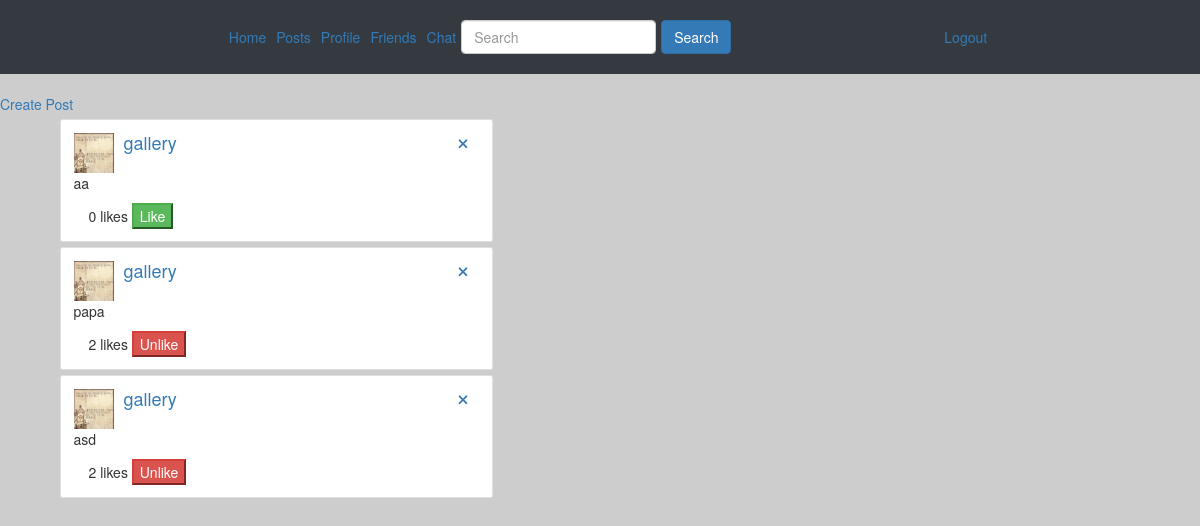
Before: /profile/gallery/posts (signed in) with the older database file.
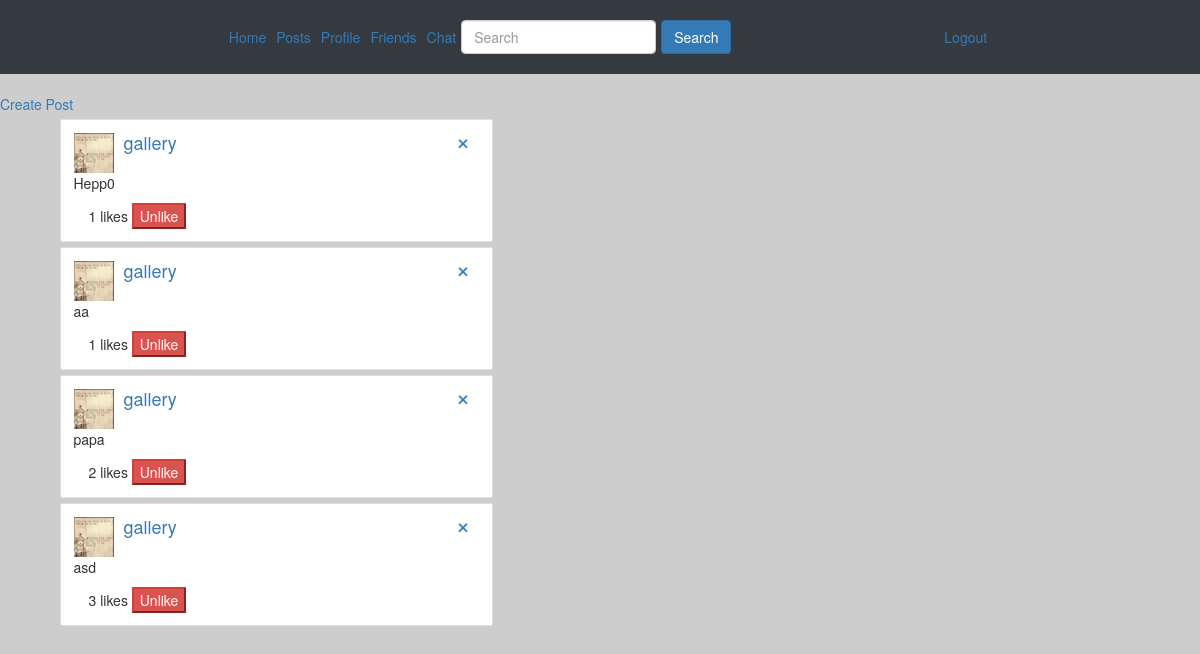
After: the same page with the newer database file.
### postfeed/models.py (models this page shows, shortened)
class Post(models.Model):
    user = models.ForeignKey(User, on_delete=models.CASCADE, related_name="post", null=True)
    body = models.TextField()
    liked = models.ManyToManyField(User, default=None, blank=True, related_name="liked")
    creation_date = models.DateTimeField(auto_now_add=True)

### profiles/models.py (models this page shows, shortened)
class UserProfile(models.Model):
    user = models.OneToOneField(User, on_delete=models.CASCADE)
    age = models.IntegerField(blank=True, null=True)
    gender = models.CharField(max_length=25, null=True, blank=True, default="")
    icon = models.ImageField(upload_to=upload_path, blank=True, null=True, default='photos/default.jpg')
    gallery = models.ImageField(upload_to=upload_path, blank=True, null=True)
    friends = models.ManyToManyField("UserProfile", blank=True)

### postfeed/views.py (the view)
# urls.py: path('profile/<username>/posts', views.posts, name='posts'),
@login_required
def posts(request, username):
    searched_user = User.objects.get(username=username)
    posts = searched_user.post.all().order_by('-creation_date')
    return render(request, 'postfeed/posts.html', context={'searched_user': searched_user, 'posts': posts})

### postfeed/templates/postfeed/posts.html (shortened to what this page needs)
{% extends 'main/base.html' %}
{% block content %}
{% if searched_user.username == user.username %}
<a href="{% url 'postfeed:create' %}">Create Post</a>
{% endif %}
{% if posts %}
{% for post in posts %}
<div class="container mt-2">
  <div class="col-md-5">
    <div class="card card-default">
      <div class="card-body">
        <section class="post-heading">
          <div class="row">
            <div class="col-md-11">
              <div class="media">
                <div class="media-left">
                  <a href="#">
                    <img class="media-object photo-profile" src="{{ searched_user.userprofile.icon.url }}" width="40" height="40" alt="...">
                  </a>
                </div>
                <div class="media-body">
                  <a href="{% url 'profiles:profile' post.user.username %}" class="anchor-username">
                    <h4 class="media-heading">{{ searched_user.get_username }}</h4>
                  </a>
                </div>
              </div>
            </div>
            <div>
              {% if user.username == searched_user.username %}
                <a href="{% url 'postfeed:delete_post' post.pk %} " onclick="return confirm('Are you sure you want to delete this?')"><i class="fas fa-times"></i></a>
              {% endif %}
            </div>
          </div>
        </section>
        <section class="post-body">
          <p>{{ post.body }}</p>
        </section>
        <section class="post-footer">
          <div class="post-footer-option container">
              <div style="display:inline-block">{{ post.liked.all.count }} likes</div>
              <div style="display:inline-block">
                <form action="{% url 'postfeed:like_post_self' %}" method="POST" >
                {% if user not in post.liked.all %}
                  <button class="btn-success" type="submit">Like</button>
                {% else %}
                  <button class="btn-danger" type="submit">Unlike</button>
                {% endif %}
            </form>
              </div>
          </div>
        </section>
      </div>
    </div>
  </div>
</div>
{% endfor %}
{% else %}
    <p>No posts are available.</p>
{% endif %}
{% endblock %}

Changed rows visible on the page:
added Post: userprofile.icon (picture), {{ searched_user.get_username }} "gallery", body "Hepp0", liked.all.count "1", shows "Unlike"
computed for Post "aa": liked.all.count "0" → "1"; text "Like" → "Unlike"
computed for Post "asd": liked.all.count "2" → "3"
